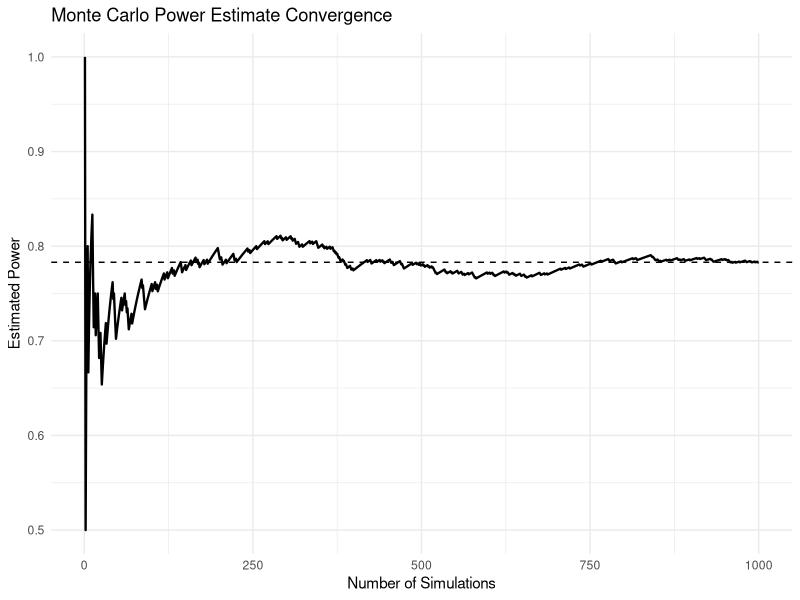
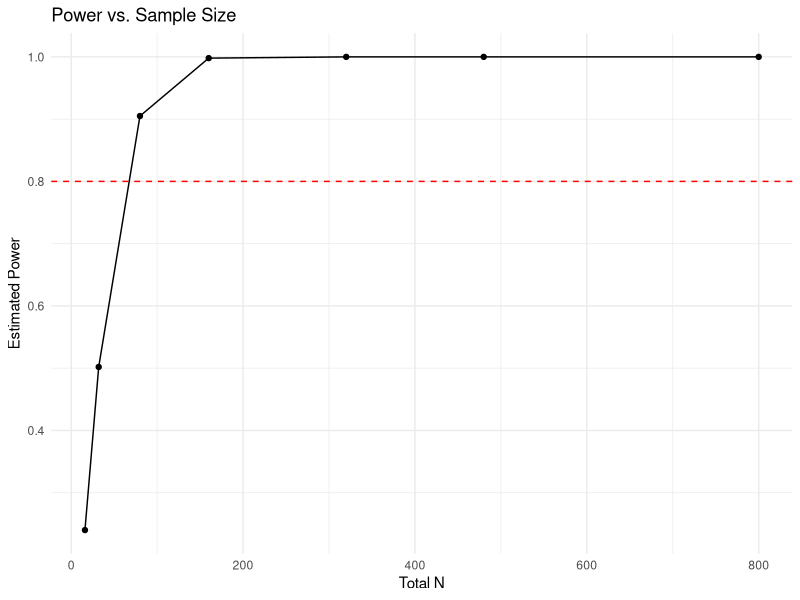

Source code (R) for these figures, in order:
## ---- chunk 1
#| warning: false

library(tidyverse)
## ---- chunk 2
#| warning: false

##########
# Reading in and formatting raw lab data
##########

data <- read_csv("data/raw-data.csv")

data

## ---- chunk 3
#| warning: false

##########
# Reading in and formatting data
##########

data <- read_csv("data/data.csv")

data

power_data <- data |>
  mutate(
    Y = di,
    treatment = factor(xi),
    block = factor(block)
  ) |>
  select(treatment, Y, block)

power_data
## ---- chunk 4
treatment_map <- data.frame(
  treatment          = factor(1:8),
  source_credibility = factor(c("high","high","high","high","low","low","low","low")),
  color              = factor(c("yes","yes","no","no","yes","yes","no","no")),
  headline_framing   = factor(c("sensationalist","neutral","sensationalist","neutral",
                                "sensationalist","neutral","sensationalist","neutral"))
)

# Joining the power_data back in to match it to treatment conditions so we can do 2^3 factorial design
power_data_full <- power_data |>
  left_join(treatment_map, by = "treatment") |>
  select(source_credibility, color, headline_framing, block, Y)

power_data_full
## ---- chunk 5
##########
# Complete Block Design
##########

# political affiliation level is the block
# each participant sees exactly 1 graph (1 treatment combination)

# source cred: 0 = low, 1 = high
# color: 0 = no, 1 = yes
# headline framing: 0 = neutral, 1 = sensationalist

##########
# Step 1: Linear model and the data generating process
##########


dry_run <- data.frame(
  unit               = 1:16,
  block              = rep(c("democrat", "republican"), each = 8),
  source_credibility = rep(c("high", "high", "high", "high",
                              "low",  "low",  "low",  "low"), 2),
  color              = rep(c("yes", "yes", "no",  "no",
                              "yes", "yes", "no",  "no"), 2),
  headline_framing   = rep(c("sensationalist", "neutral",
                              "sensationalist", "neutral",
                              "sensationalist", "neutral",
                              "sensationalist", "neutral"), 2),
  response           = c(6, 7, 5, 5, 4, 4, 3, 4,   # democrat block
                         5, 6, 4, 3, 5, 3, 2, 4)    # republican block
)

## ---- chunk 6
##########
# Writing out the linear model as an R function
##########

set.seed(42)

generate_Y <- function(mu, alpha, gamma, delta, beta, 
                       alpha_gamma, alpha_delta, gamma_delta, alpha_gamma_delta,
                       sigma_sq, j, k, l, i, m) {
  
  n <- length(m)
  
  epsilon <- rnorm(n, mean = 0, sd = sqrt(sigma_sq))
  
  ag  <- mapply(function(jj, kk) alpha_gamma[jj, kk], j, k)
  ad  <- mapply(function(jj, ll) alpha_delta[jj, ll], j, l)
  gd  <- mapply(function(kk, ll) gamma_delta[kk, ll], k, l)
  agd <- mapply(function(jj, kk, ll) alpha_gamma_delta[jj, kk, ll], j, k, l)
  
  Y <- mu + beta[i] + alpha[j] + gamma[k] + delta[l] + ag + ad + gd + agd + epsilon
  
  return(Y)
}
## ---- chunk 7
##########
# Step 2: Choosing parameters
##########

# Defining parameter values

mu <- 0


alpha <- c(-0.55, 0.55) # source credibility: ~1.5 point difference
gamma <- c(-0.45, 0.45) # color: ~0.9 point difference
delta <- c(-0.55, 0.55) # headline framing: ~1.1 point difference
beta  <- c(-0.10, 0.10) # block   

mu <- mean(power_data_full$Y)

sigma_sq <- var(power_data_full$Y)
n <- 16


alpha_gamma       <- matrix(c(0.15, -0.15, -0.15,  0.15), nrow = 2, ncol = 2)
alpha_delta       <- matrix(c(0.10, -0.10, -0.10,  0.10), nrow = 2, ncol = 2)
gamma_delta       <- matrix(c(0.08, -0.08, -0.08,  0.08), nrow = 2, ncol = 2)
alpha_gamma_delta <- array(c(0.05, -0.05, -0.05,  0.05,
                             -0.05,  0.05,  0.05, -0.05), dim = c(2, 2, 2))
## ---- chunk 8
##########
# Estimate for sigma squared
##########

sigma_sq
## ---- chunk 9
##########
# Step 3: Simulating Inference
##########

n_per_cell <- 3
i <- as.integer(power_data_full$block)
j <- as.integer(power_data_full$source_credibility)  # high=1, low=2
k <- as.integer(power_data_full$color)               # no=1, yes=2
l <- as.integer(power_data_full$headline_framing)    # neutral=1, sensationalist=2
m <- 1:nrow(power_data_full)                         # n_total = 50

n_total <- length(m)

Y <- generate_Y(mu, alpha, gamma, delta, beta,
                alpha_gamma, alpha_delta, gamma_delta, alpha_gamma_delta,
                sigma_sq, j, k, l, i, m)

dat <- data.frame(
  Y                  = Y,
  block              = factor(i),
  source_credibility = factor(j),
  color              = factor(k),
  headline_framing   = factor(l)
)

fit <- lm(Y ~ source_credibility * color * headline_framing + block, data = dat)
aov_tab <- anova(fit)

##########
# ANOVA (Table 2 & 3 in text)
##########

aov_tab


##########
# Fit linear model
##########

fit <- lm(Y ~ source_credibility * color * headline_framing + block, data = dat)


##########
# Extract ANOVA table
##########

aov_tab <- anova(fit)

##########
# Get p-value for source credibility (main effect of interest)
##########

p_val <- aov_tab["source_credibility", "Pr(>F)"]

##########
# Convert to rejection indicator
##########

reject <- as.integer(p_val < 0.05)
reject

##########
# Step 4: Iterating to calculate Power
##########

one_sim <- function(mu, alpha, gamma, delta, beta,
                    alpha_gamma, alpha_delta, gamma_delta, alpha_gamma_delta,
                    sigma_sq, i, j, k, l, m) {
  
  Y <- generate_Y(mu, alpha, gamma, delta, beta,
                  alpha_gamma, alpha_delta, gamma_delta, alpha_gamma_delta,
                  sigma_sq, j, k, l, i, m)
  
  dat <- data.frame(
    Y                  = Y,
    block              = factor(i),
    source_credibility = factor(j),
    color              = factor(k),
    headline_framing   = factor(l)
  )
  
  fit <- lm(Y ~ source_credibility * color * headline_framing + block, data = dat)
  p_val <- anova(fit)["source_credibility", "Pr(>F)"]
  return(as.integer(p_val < 0.05))
}

# Run 1000 simulations

n_sim <- 1000
results <- replicate(n_sim, one_sim(mu, alpha, gamma, delta, beta,
                                    alpha_gamma, alpha_delta, gamma_delta, alpha_gamma_delta,
                                    sigma_sq, i, j, k, l, m))
power <- mean(results)
power

##########
# Iterating over steps 1-3 multiple times (MC)
##########

# Number of simulations
iter <- 1000

# Run simulations
reject_vec <- replicate(
  iter,
  one_sim(mu, alpha, gamma, delta, beta,
          alpha_gamma, alpha_delta, gamma_delta, alpha_gamma_delta,
          sigma_sq, i, j, k, l, m)
)

# Estimated power
power_est <- mean(reject_vec)

power_est
## ---- chunk 10
library(ggplot2)

##########
# Running MC estimate of power
##########

running_power <- cumsum(reject_vec) / seq_along(reject_vec)

# Put into a data frame for ggplot
df_power <- data.frame(
  iter = seq_along(reject_vec),
  power = running_power
)

# Convergence plot
ggplot(df_power, aes(x = iter, y = power)) +
  geom_line(linewidth = 0.8) +
  geom_hline(yintercept = mean(reject_vec), linetype = "dashed") +
  labs(
    title = "Monte Carlo Power Estimate Convergence",
    x = "Number of Simulations",
    y = "Estimated Power"
  ) +
  theme_minimal()
## ---- chunk 11
##########
# Getting power as a function of the sample size
##########

sample_sizes <- c(1, 2, 5, 10, 20, 30, 50)  # n per cell
n_sim <- 1000

power_by_n <- sapply(sample_sizes, function(n_per_cell) {
  
  # rebuild index vectors for this sample size
  n_total <- 16 * n_per_cell
  
  i <- rep(rep(1:2, each = 8), n_per_cell)
  j <- rep(rep(c(1,1,1,1,2,2,2,2), 2), n_per_cell)
  k <- rep(rep(c(1,1,2,2,1,1,2,2), 2), n_per_cell)
  l <- rep(rep(c(1,2,1,2,1,2,1,2), 2), n_per_cell)
  m <- 1:n_total
  
  results <- replicate(n_sim, one_sim(mu, alpha, gamma, delta, beta,
                                      alpha_gamma, alpha_delta, gamma_delta, alpha_gamma_delta,
                                      sigma_sq, i, j, k, l, m))
  mean(results)
})

# Plot power curve
df_n <- data.frame(n_per_cell = sample_sizes, power = power_by_n)

ggplot(df_n, aes(x = n_per_cell * 16, y = power)) +
  geom_line() +
  geom_point() +
  geom_hline(yintercept = 0.8, linetype = "dashed", color = "red") +
  labs(
    title = "Power vs. Sample Size",
    x = "Total N",
    y = "Estimated Power"
  ) +
  theme_minimal()

df_n$total_n <- df_n$n_per_cell * 16
df_n
## ---- chunk 12
##########
# Finding the power of each factor/interaction by plugging these lines into the below function
##########

# swap this line for each factor/interaction:
p_val <- anova(fit)["source_credibility", "Pr(>F)"] # 0.798
p_val <- anova(fit)["color", "Pr(>F)"] # 0.429
p_val <- anova(fit)["headline_framing", "Pr(>F)"] # 0.715
p_val <- anova(fit)["source_credibility:color", "Pr(>F)"] # 0.085
p_val <- anova(fit)["source_credibility:headline_framing", "Pr(>F)"] # 0.07
p_val <- anova(fit)["color:headline_framing", "Pr(>F)"] # 0.072
p_val <- anova(fit)["source_credibility:color:headline_framing", "Pr(>F)"] # 0.053
## ---- chunk 13
##########
# Power Curves
##########

one_sim <- function(mu, alpha, gamma, delta, beta,
                    alpha_gamma, alpha_delta, gamma_delta, alpha_gamma_delta,
                    sigma_sq, i, j, k, l, m) {
  
  Y <- generate_Y(mu, alpha, gamma, delta, beta,
                  alpha_gamma, alpha_delta, gamma_delta, alpha_gamma_delta,
                  sigma_sq, j, k, l, i, m)
  
  dat <- data.frame(
    Y                  = Y,
    block              = factor(i),
    source_credibility = factor(j),
    color              = factor(k),
    headline_framing   = factor(l)
  )
  
  fit <- lm(Y ~ source_credibility * color * headline_framing + block, data = dat)
  p_val <- anova(fit)["source_credibility:color:headline_framing", "Pr(>F)"]
  return(as.integer(p_val < 0.05))
}

# Run 1000 simulations
n_sim <- 1000
results <- replicate(n_sim, one_sim(mu, alpha, gamma, delta, beta,
                                    alpha_gamma, alpha_delta, gamma_delta, alpha_gamma_delta,
                                    sigma_sq, i, j, k, l, m))
power <- mean(results)
power
